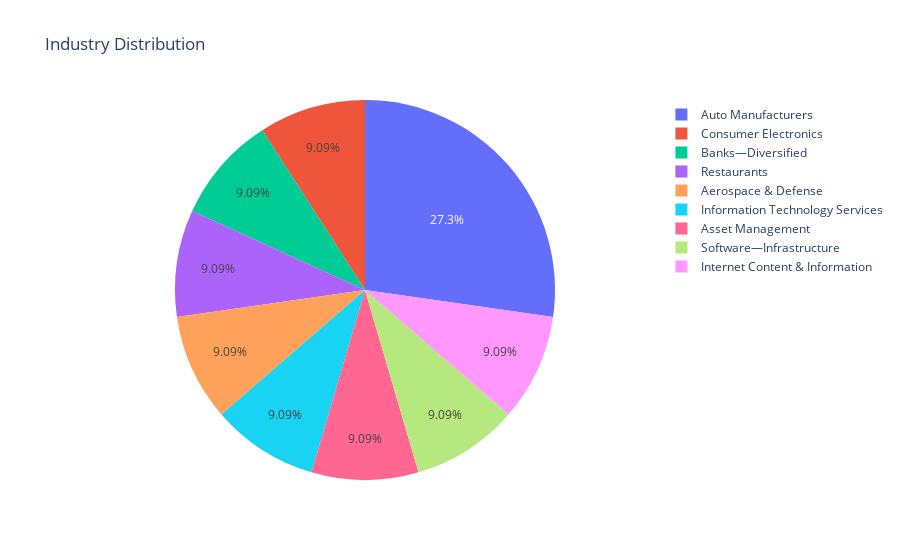

Notebook code for this chart:
### Code cell
Tickers = ["TSLA","AAPL","F","C","MCD","BA","IBM","BLK","MSFT","GOOG","GE"]

info = []
industry = []
for i in Tickers:
    tickers = Data_Sets.Yahoo_Finance(i)
    info_get = tickers.info()
    info.append(info_get)
for k in np.arange(0,len(info)):
    all_tickers_info = info[k]
    all_industry_get = all_tickers_info["Information"].get("industry")
    industry.append(all_industry_get)

industry = pd.DataFrame(industry)
industry["Tickers"] = Tickers
industry.columns =["Industry","Tickers"]

labels = industry["Industry"]
values = industry["Industry"].value_counts().to_list()
Go_Pie = go.Figure(data=[go.Pie(labels=labels, values=values)])
Go_Pie.update_layout(title = "Industry Distribution")
Go_Pie.show()

### Figure 1 — Plotly figure (JSON) as saved in the notebook; plotly's stock layout.template omitted (floating-point values rounded to 4 significant figures)
{"data": [{"labels": ["Auto Manufacturers", "Consumer Electronics", "Auto Manufacturers", "Banks—Diversified", "Restaurants", "Aerospace & Defense", "Information Technology Services", "Asset Management", "Software—Infrastructure", "Internet Content & Information", "Specialty Industrial Machinery"], "type": "pie", "values": [2, 1, 1, 1, 1, 1, 1, 1, 1, 1]}], "layout": {"title": {"text": "Industry Distribution"}}}
